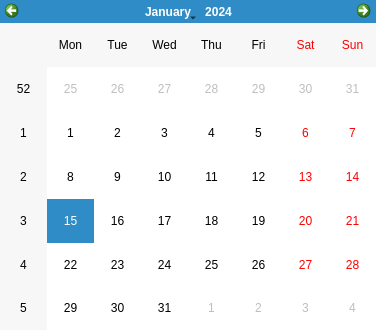
<?xml version="1.0" encoding="UTF-8"?>
<ui version="4.0">
 <class>Form</class>
 <widget class="QWidget" name="Form">
  <property name="geometry">
   <rect>
    <x>0</x>
    <y>0</y>
    <width>376</width>
    <height>330</height>
   </rect>
  </property>
  <property name="windowTitle">
   <string>Form</string>
  </property>
  <property name="styleSheet">
   <string notr="true"/>
  </property>
  <layout class="QHBoxLayout" name="horizontalLayout">
   <property name="spacing">
    <number>0</number>
   </property>
   <property name="leftMargin">
    <number>0</number>
   </property>
   <property name="topMargin">
    <number>0</number>
   </property>
   <property name="rightMargin">
    <number>0</number>
   </property>
   <property name="bottomMargin">
    <number>0</number>
   </property>
   <item>
    <widget class="QCalendarWidget" name="calendarWidget">
     <property name="minimumSize">
      <size>
       <width>376</width>
       <height>330</height>
      </size>
     </property>
     <property name="maximumSize">
      <size>
       <width>376</width>
       <height>330</height>
      </size>
     </property>
    </widget>
   </item>
  </layout>
 </widget>
 <resources/>
 <connections/>
</ui>
